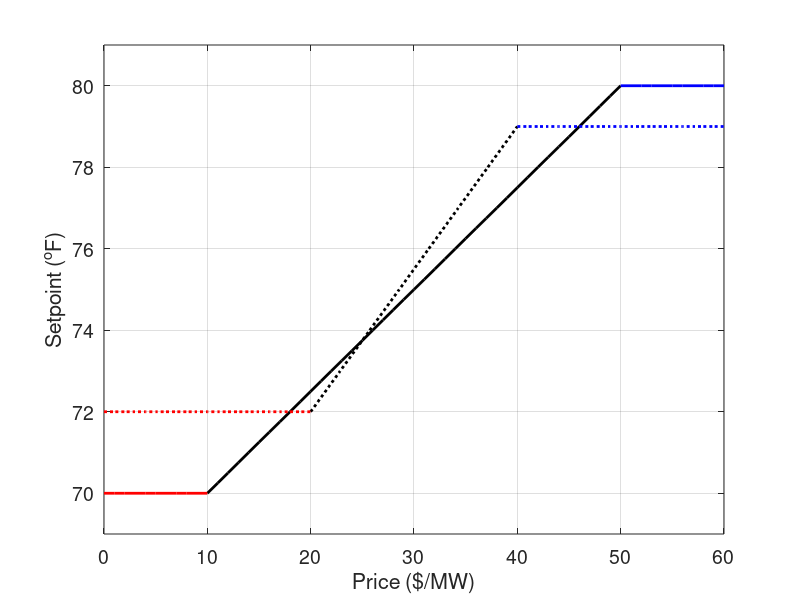
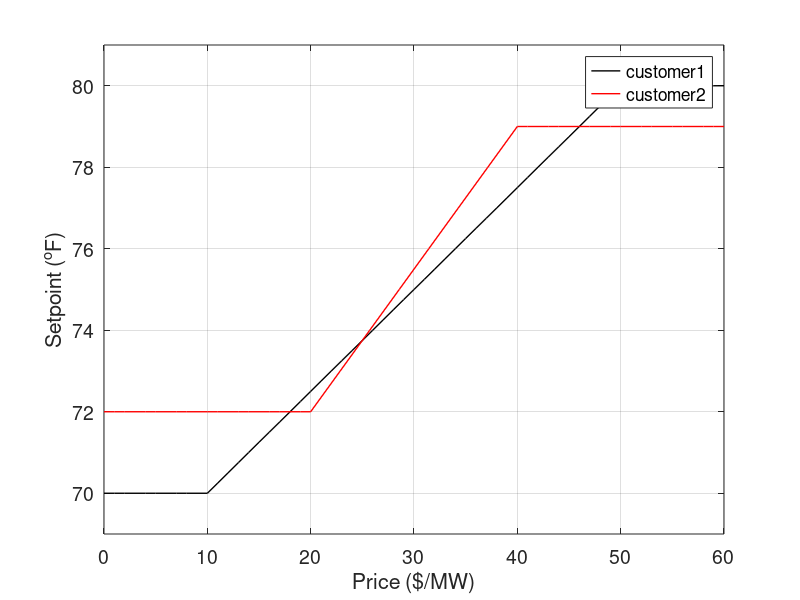

These figures' MATLAB source, in order:
clear all
close all

price0 = [0:1:10];
price1 = [10:1:50];
price2 = [50:1:60];
setpoint1 = [70:0.25:80];
setpoint2 = 80*ones(1,11);
setpoint0 = 70*ones(1,11);

price_customer1 = [price0 price1 price2];
setpoint_customer1 = [setpoint0 setpoint1 setpoint2];

figure(1)
set(gcf,'DefaultAxesFontSize',14)  %<--------set character size
set(gcf,'DefaultTextFontSize',14)
plot(price1, setpoint1,'k','LineWidth',2)
hold on
plot(price0, setpoint0,'r','LineWidth',2)
plot(price2, setpoint2,'b','LineWidth',2)
xlabel('Price ($/MW)')
ylabel('Setpoint (^oF)')
ylim([69 81])
grid on

clear price0 price1 price2 setpoint1 setpoint2 setpoint0
price0 = [0:1:20];
price1 = [20:20/7:40];
price2 = [40:1:60];
setpoint1 = [72:1:79]
setpoint2 = 79*ones(1,21)
setpoint0 = 72*ones(1,21)

figure(1)
set(gcf,'DefaultAxesFontSize',14)  %<--------set character size
set(gcf,'DefaultTextFontSize',14)
plot(price1, setpoint1,'k:','LineWidth',2)
hold on
plot(price0, setpoint0,'r:','LineWidth',2)
plot(price2, setpoint2,'b:','LineWidth',2)
xlabel('Price ($/MW)')
ylabel('Setpoint (^oF)')
ylim([69 81])
grid on

price_customer2 = [price0 price1 price2];
setpoint_customer2 = [setpoint0 setpoint1 setpoint2];

figure(2)
set(gcf,'DefaultAxesFontSize',14)  %<--------set character size
set(gcf,'DefaultTextFontSize',14)
plot(price_customer1, setpoint_customer1,'k','LineWidth',1)
hold on
plot(price_customer2, setpoint_customer2,'r','LineWidth',1)
legend('customer1','customer2')
xlabel('Price ($/MW)')
ylabel('Setpoint (^oF)')
ylim([69 81])
grid on
